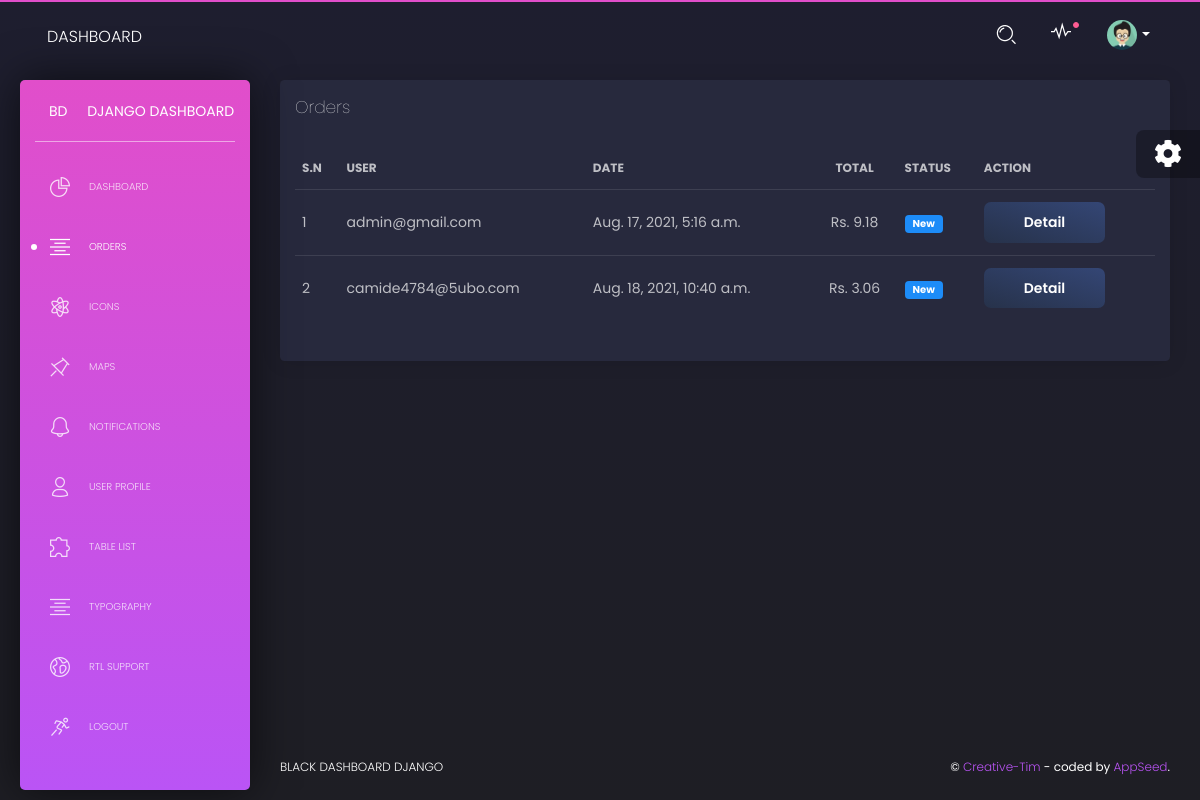
Page /myadmin/orders/ (signed in) on the earlier database version.
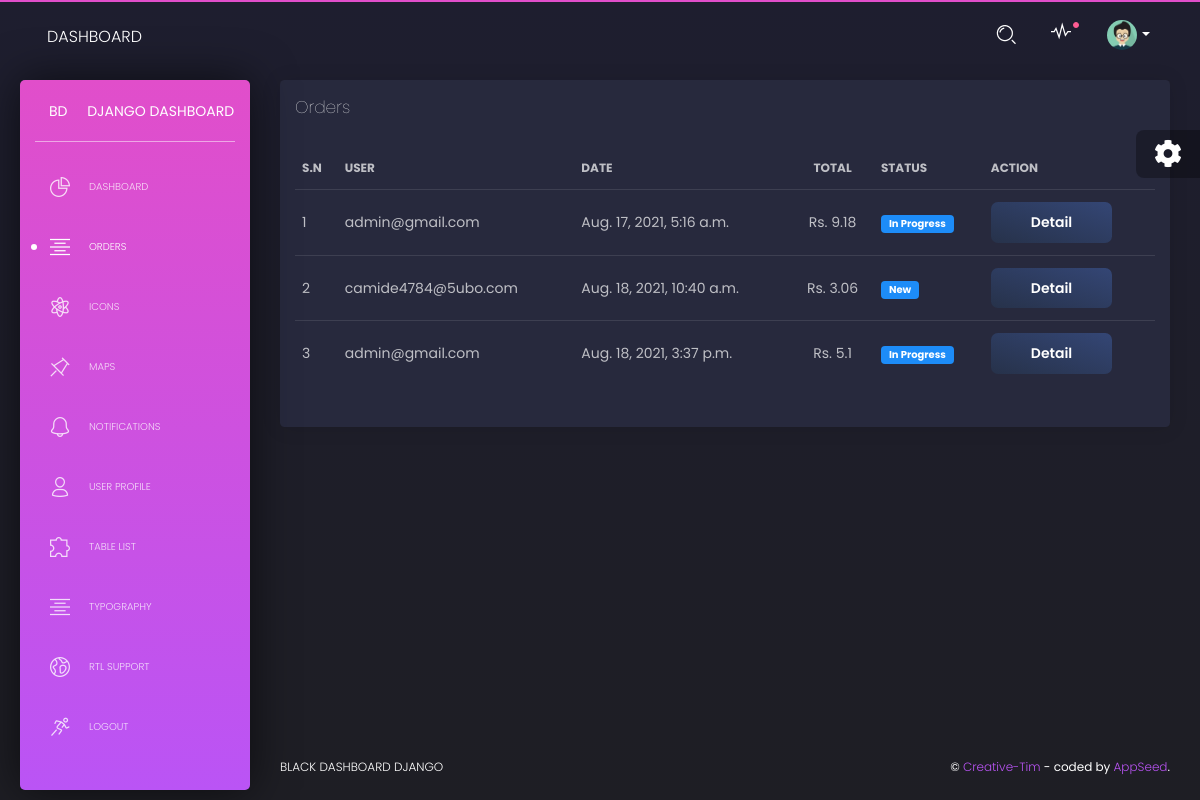
Same page on the later database version.
### orders/models.py (models this page shows, shortened)
class Order(models.Model):
    STATUS = (
        ('Pending', 'Pending'),
        ('Accepted', 'Accepted'),
        ('In Progress', 'In Progress'),
        ('Delivered', 'Delivered'),
        ('Completed', 'Completed'),
        ('Cancelled', 'Cancelled'),
    )
    user = models.ForeignKey(Account, on_delete=models.SET_NULL, null=True)
    payment = models.ForeignKey(
        Payment, on_delete=models.SET_NULL, blank=True, null=True)
    order_number = models.CharField(max_length=20)
    first_name = models.CharField(max_length=50)
    last_name = models.CharField(max_length=50)
    phone = models.CharField(max_length=15)
    email = models.EmailField(max_length=50)
    address_line_1 = models.CharField(max_length=50)
    address_line_2 = models.CharField(max_length=50, blank=True)
    country = models.CharField(max_length=50)
    state = models.CharField(max_length=50)
    city = models.CharField(max_length=50)
    order_note = models.CharField(max_length=100, blank=True)
    order_total = models.FloatField()
    tax = models.FloatField()
    status = models.CharField(max_length=15, choices=STATUS, default='Pending')
    ip = models.CharField(blank=True, max_length=20)
    is_ordered = models.BooleanField(default=False)
    created_at = models.DateTimeField(auto_now_add=True)
    updated_at = models.DateTimeField(auto_now=True)

### accounts/models.py (models this page shows, shortened)
class Account(AbstractBaseUser):
    first_name      = models.CharField(max_length=50)
    last_name       = models.CharField(max_length=50)
    username        = models.CharField(max_length=50, unique=True)
    email           = models.EmailField(max_length=100, unique=True)
    phone_number    = models.CharField(max_length=50)
    date_joined     = models.DateTimeField(auto_now_add=True)
    last_login      = models.DateTimeField(auto_now_add=True)
    is_admin        = models.BooleanField(default=False)
    is_staff        = models.BooleanField(default=False)
    is_active        = models.BooleanField(default=False)
    is_superadmin        = models.BooleanField(default=False)
    USERNAME_FIELD = 'email'
    REQUIRED_FIELDS = ['username', 'first_name', 'last_name']
    objects = MyAccountManager()
    def __str__(self):
        return self.email

### myadmin/views.py (the view)
# urls.py: path('orders/', views.OrderListView.as_view(), name="orders"),
class OrderListView(UserPassesTestMixin, ListView):
    template_name = "myadmin/orders.html"
    model = Order
    def test_func(self):
        if self.request.user.is_authenticated:
            return self.request.user.is_staff
        return False

### carts/context_processors.py (called while the page is built, shortened)
def counter(request):
    cart_count = 0
    if 'admin' in request.path:
        return {}
    return dict(cart_count=cart_count)

### category/context_processors.py (called while the page is built)
def menu_links(request):
    links = Category.objects.all()
    return dict(links=links)

### myadmin/templates/myadmin/orders.html (shortened to what this page needs)
{% extends 'myadmin/layouts/base.html' %}
{% block content %}
<div class="row">
  <div class="col-md-12">
    <div class="card ">
      <div class="card-header">
        <h4 class="card-title"> Orders</h4>
      </div>
      <div class="card-body">
        <div class="table-responsive">
          <table class="table tablesorter" id="">
            <thead class=" text-primary">
              <tr>
                <th>
                  S.N
                </th>
                <th>
                  User
                </th>
                <th>
                  Date
                </th>
                <th class="text-center">
                  Total
                </th>
                <th>
                Status
                </th>
                <th>
                Action
                </th>
              </tr>
            </thead>
            <tbody>
              {% for order in object_list %}
              <tr>
              <td>
              {{forloop.counter}}
              </td>
                <td>
                  {{order.user}}
                </td>
                <td>
                  {{order.created_at}}
                </td>
                <td class="text-center">
                  Rs. {{order.order_total}}
                </td>
                <td>
                  <span class="badge badge-info">{{order.status}}</span>
                </td>
                <td>
                <a href="{% url 'myadmin:order-detail' order.id %}" class="btn btn-fill btn-secondary">Detail</a>
                </td>
              </tr>
              {% endfor %}
            </tbody>
          </table>
        </div>
      </div>
    </div>
  </div>
</div>
{% endblock content %}

Differences in the rows shown:
changed Order "Aug. 17, 2021, 5:16 a.m.": status "New" → "In Progress"
added Order: user "admin@gmail.com", created_at "Aug. 18, 2021, 3:37 p.m.", order_total "5.1", status "In Progress"
